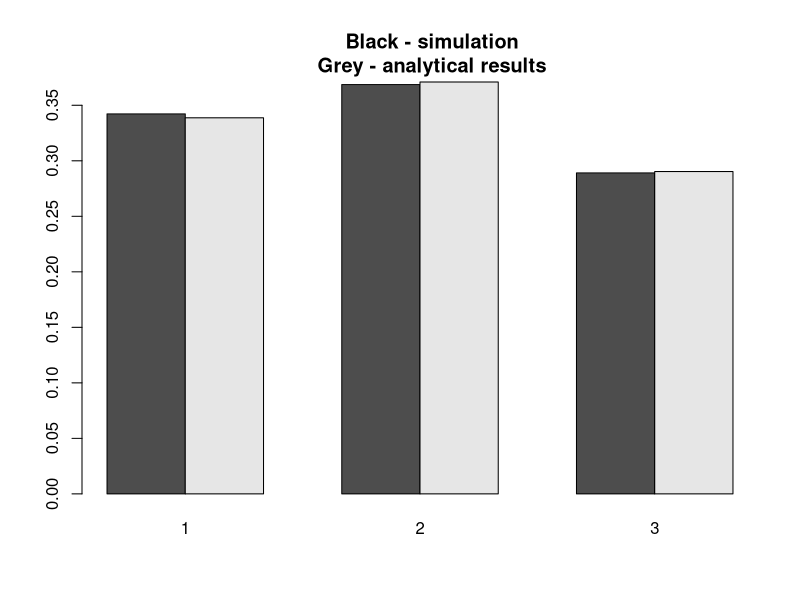

Write the R code that produced this figure.
## ---- chunk 1
p1 <- c(0.5, 0.4, 0.1)
p2 <- c(0.3, 0.4, 0.3)
p3 <- c(0.2, 0.3, 0.5)
## ---- chunk 2
set.seed(42)
n <- 10^5
## ---- chunk 3
t <- numeric(n+1)
t[1] <- sample(c(1,2,3), size=1, prob = c(1,1,1))
## ---- chunk 4
for (i in 2:(n+1)){
    if (t[i-1]==1){ p <- p1 }
    else if (t[i-1]==2){ p <- p2 }
    else { p <- p3 }
    t[i] <- sample(c(1,2,3), size=1, prob = p)
}
## ---- chunk 5
rel_freq <- table(t) / n
rel_freq
## ---- chunk 6
c(21/62, 23/62, 18/62)
## ---- chunk 7
binded <- rbind(rel_freq, c(21/62, 23/62, 18/62))
barplot(binded, beside=T, main="
    Black - simulation
    Grey - analytical results")
